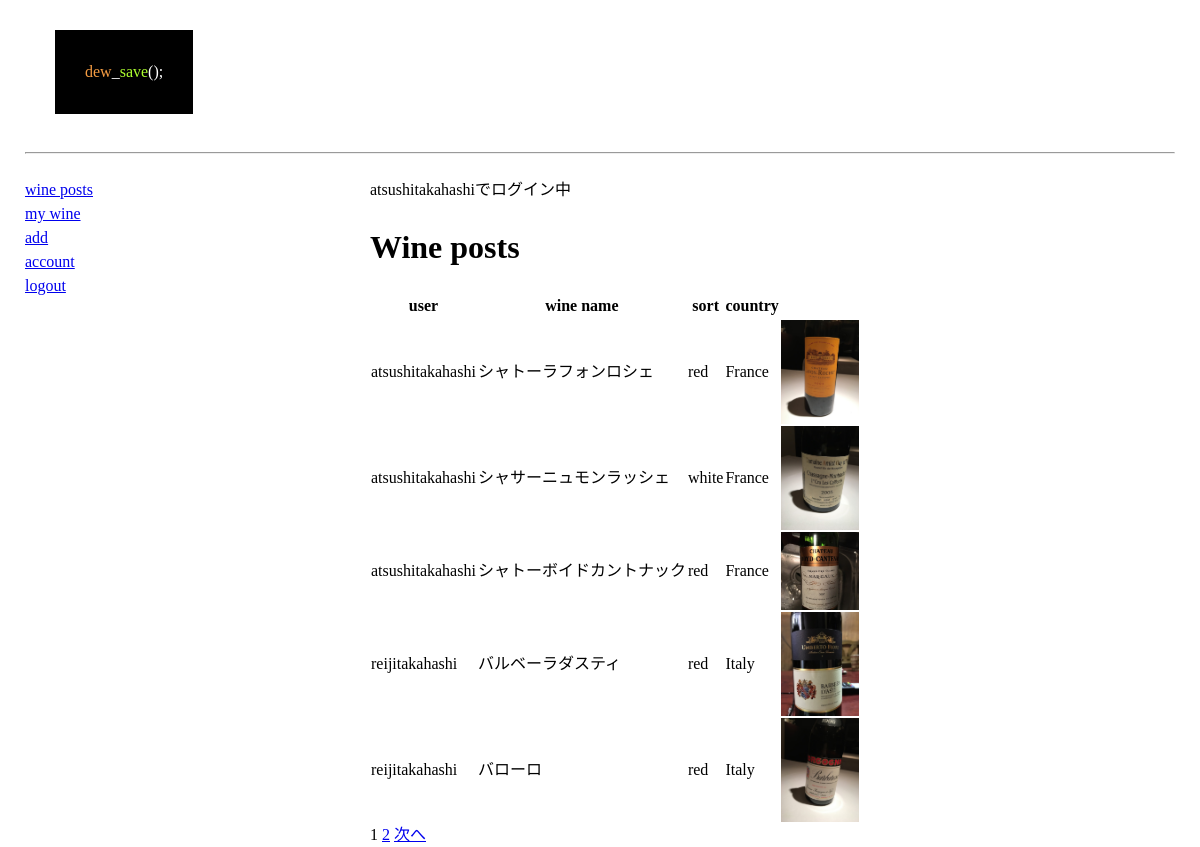
/all_wine/ (signed in), run on the app's committed database.
### wine/models.py (models this page shows, shortened)
class Wine(models.Model):
    sort_data = [
        ('red', 'red'),
        ('white', 'white'),
        ('sparkling', 'sparkling'),
    ]
    country_data = [
        ('France', 'France'),
        ('Italy','Italy'),
        ('Germany', 'Germany'),
        ('Spain', 'Spain'),
        ('Portugal', 'Portugal'),
        ('USA', 'USA'),
        ('Australia', 'Australia'),
        ('New Zealand', 'New Zealand'),
        ('Argentina', 'Argentina'),
        ('Chile', 'Chile'),
        ('South Africa', 'South Africa'),
        ('Japan', 'Japan'),
        ('etc.', 'etc.'),
    ]
    vintage_data = [
        ('1980', '1980'), ('1981', '1981'), ('1982', '1982'), ('1983', '1983'), ('1984', '1984'), ('1985', '1985'),
        ('1986', '1986'), ('1987', '1987'), ('1988', '1988'), ('1989', '1989'), ('1990', '1990'), ('1991', '1991'),
        ('1992', '1992'), ('1993', '1993'), ('1994', '1994'), ('1995', '1995'), ('1996', '1996'), ('1997', '1997'),
        ('1998', '1998'), ('1999', '1999'), ('2000', '2000'), ('2001', '2001'), ('2002', '2002'), ('2003', '2003'),
        ('2004', '2004'), ('2005', '2005'), ('2006', '2006'), ('2007', '2007'), ('2008', '2008'), ('2009', '2009'),
        ('2010', '2010'), ('2011', '2011'), ('2012', '2012'), ('2013', '2013'), ('2014', '2014'), ('2015', '2015'),
        ('2016', '2016'), ('2017', '2017'), ('2018', '2018'), ('2019', '2019'), ('2020', '2020'),
    ]
    grape_data = [
        ('Chardonnay', 'Chardonnay'),
        ('Sauvignon Blanc', 'Sauvignon Blanc'),
        ('Riesling', 'Riesling'),
        ('Gewürztraminer', 'Gewürztraminer'),
        ('Semillon', 'Semillon'),
        ('Viognier', 'Viognier'),
        ('Pino Blanc', 'Pino Blanc'),
        ('Muscadet', 'Muscadet'),
        ('Pino gris', 'Pino gris'),
        ('Cortese', 'Cortese'),
        ('Trebbiano', 'Trebbiano'),
        ('Garganega', 'Garganega'),
        ('Malvasia', 'Malvasia'),
        ('Chenin Blanc', 'Chenin Blanc'),
        ('Albariño', 'Albariño'),
        ('甲州', '甲州'),
        ('etc.', 'etc.'),
    ]
    eye_data = [
        ('green', 'green'),
        ('lemon yellow', 'lemon yellow'),
        ('yellow', 'yellow'),
        ('gold', 'gold'),
        ('amber', 'amber'),
    ]
    nose_data = [
        ('lemmon', 'レモン'), ('kime', 'ライム'), ('grapefruit', 'グレープフルーツ'), ('apple', 'リンゴ'), ('green apple', '青りんご'),
        ('pear', '洋ナシ'), ('peach', '桃'), ('apricot', 'アプリコット'), ('pineapple', 'パイナップル'), ('passion fruit', 'パッションフルーツ'),
        ('banana', 'バナナ'), ('mango', 'マンゴー'), ('lychee', 'ライチ'), ('muscat', 'マスカット'), ('water melon', 'メロン'),
        ('kinmokusei', 'キンモクセイ'), ('mint', 'ミント'), ('rose', 'バラ'), ('floral', 'お花のような'), ('herb', 'ハーブの'), ('perfume', '香水'),
        ('barrel incense', '樽香'), ('toast', 'トースト'), ('butter', 'バター'), ('vanila', 'バニラ'), ('sulfur', '硫黄'), ('honey', 'はちみつ'),
        ('cinnamon', 'シナモン'),('mineral', 'ミネラル'),
    ]
    mouth_data = [
        ('fresh', 'フレッシュ感のある'),
        ('dry', 'ドライな'),
        ('sour', '酸味が目立つ'),
        ('balance', 'バランスの良い'),
        ('sweat', '甘さのある'),
        ('fruity','フルーツ感のある'),
        ('elegant', 'エレガントな,綺麗な'),
        ('mineral','ミネラルのある'),
        ('rich', '芳醇な、豊かな'),
        ('thick', '厚みのある'),
        ('strong', '濃縮し力強い'),
        ('aging', '長期熟成型のような'),
    ]
    error_msg = [
        '50文字まででお願いします。',
        '10文字まででお願い致します。',
        '点数は5点までで採点お願い致します。',
        '点数は0点以上で採点お願い致します。',
        'ファイル形式はJPEG,PNG,GIFでお願い致します。'
    ]
    user = models.ForeignKey(get_user_model(), on_delete=models.CASCADE,default=1)
    date = models.DateTimeField(default=timezone.now)
    name = models.CharField(verbose_name='Name', max_length=100,validators=[MaxLengthValidator(50,error_msg[0])])
    sort = models.CharField(verbose_name='Sort',choices=sort_data,max_length=100)
    country = models.CharField(verbose_name='Country', choices=country_data,max_length=100)
    vintage = models.CharField(verbose_name='Vintage', choices=vintage_data,max_length=100,blank=True)
    grape = models.CharField(verbose_name='Grape', choices=grape_data,max_length=100,blank=True)
    eye = models.CharField(verbose_name='Eye', choices=eye_data,max_length=100,blank=True)
    nose = models.CharField(verbose_name='Nose', choices=nose_data,max_length=100,blank=True)
    mouth = models.CharField(verbose_name='Mouth', choices=mouth_data,max_length=100,blank=True)
    memo = models.CharField(verbose_name='Memo', max_length=200, blank=True)
    point = models.FloatField(verbose_name='Point',validators=[MaxValueValidator(5,error_msg[2]),MinValueValidator(0,error_msg[3])])
    pic = models.ImageField(upload_to='images/',blank=True,validators=[FileExtensionValidator(['JPG','PNG','GIF'],error_msg[4])])

### wine/views.py (the view)
# urls.py: path('all_wine/', All_wine.as_view(), name='all'),
class All_wine(LoginRequiredMixin,ListView):
    model = Wine
    template_name = 'wine/all_wine.html'
    paginate_by = 5
    queryset = Wine.objects.order_by('-id')

### wine/templates/wine/all_wine.html (shortened to what this page needs)
{% extends 'wine/layout.html' %}
{% block main%}
    {% if user.is_authenticated %}
        <p>{{ user.get_username }}でログイン中</p>
    {% else %}
        <p>ログインしていません</p>
    {% endif %}
    <h1>Wine posts</h1>
    <table>
        <tr>
            <th>user</th>
            <th>wine name</th>
            <th>sort</th>
            <th>country</th>
        </tr>
        {% for item in object_list %}
        <tr>
            <td>{{item.user}}</td>
            <td>{{item.name}}</td>
            <td>{{item.sort}}</td>
            <td>{{item.country}}</td>
        {% if item.pic %}
           <td><a href="/detail_wine/{{item.id}}/" ><img src='{{item.pic.url}}' width="78px"></a></td>
        {% endif %}
        </tr>
        {% endfor %}
    </table>
    {% for num in page_obj.paginator.page_range %}
        {% if page_obj.number == num %}
            <span>{{ num }}</span>
        {% else %}
            <a href="?page={{ num }}">{{ num }}</a>
        {% endif %}
    {% endfor %}
    {% if page_obj.has_next %}
        <a href="?page={{ page_obj.next_page_number }}">次へ</a>
    {% endif %}
{% endblock %}

### wine/static/wine/css/sanitize.css (style rules this page uses)
html { cursor: default; line-height: 1.5; -moz-tab-size: 4; tab-size: 4; -webkit-tap-highlight-color: transparent ; -ms-text-size-adjust: 100%; -webkit-text-size-adjust: 100%; word-break: break-word; }
body { margin: 0; }
h1 { font-size: 2em; margin: 0.67em 0; }
a { background-color: transparent; }
audio, canvas, iframe, img, svg, video { vertical-align: middle; }
img { border-style: none; }
table { border-collapse: collapse; }
a, area, button, input, label, select, summary, textarea, [tabindex] { -ms-touch-action: manipulation; touch-action: manipulation; }

### wine/static/wine/css/stylesheet_wine.css (style rules this page uses)
body { max-width: 1150px; margin: 0 auto; }

### data on the page
Wine: user "atsushitakahashi", name "シャトーラフォンロシェ", sort "red", country "France", pic (picture)
Wine: user "atsushitakahashi", name "シャサーニュモンラッシェ", sort "white", country "France", pic (picture)
Wine: user "atsushitakahashi", name "シャトーボイドカントナック", sort "red", country "France", pic (picture)
Wine: user "reijitakahashi", name "バルベーラダスティ", sort "red", country "Italy", pic (picture)
Wine: user "reijitakahashi", name "バローロ", sort "red", country "Italy", pic (picture)

### other printed values
{{ user.get_username }} "atsushitakahashi"
{{ num }} "1"
{{ num }} "2"
